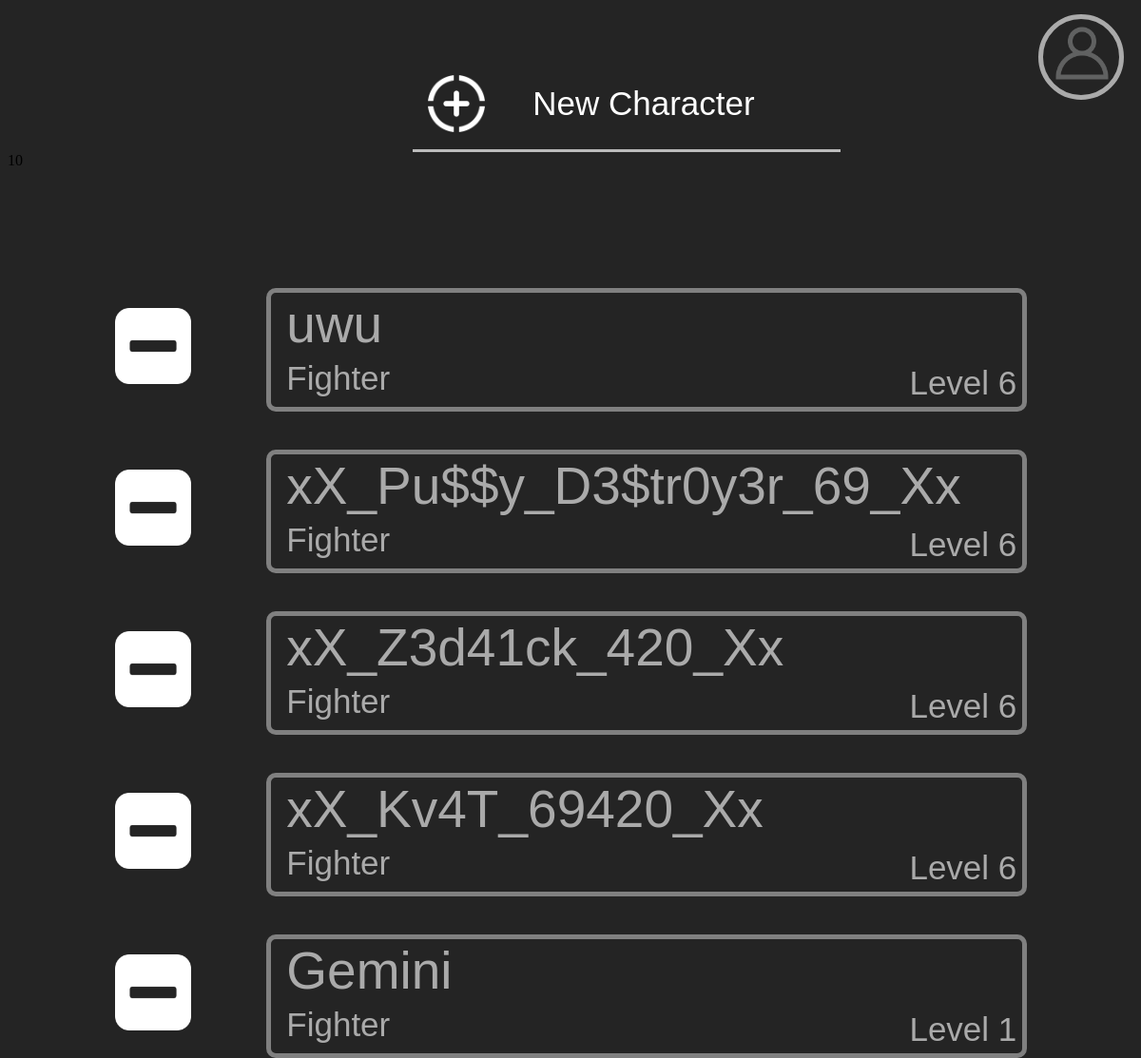
/CharSelect.php (signed in), run on the app's committed database.
### tables this page shows
CREATE TABLE `charac` (
  `char_id` int(11) NOT NULL,
  `char_uid` text NOT NULL,
  `users_users_id` int(11) NOT NULL,
  `char_name` varchar(200) DEFAULT NULL,
  `char_hp` int(11) DEFAULT NULL,
  `char_race` varchar(200) DEFAULT NULL,
  `char_bg` text DEFAULT NULL,
  `char_lvl` int(11) DEFAULT NULL,
  `char_str` int(11) DEFAULT NULL,
  `char_dex` int(11) DEFAULT NULL,
  `char_con` int(11) DEFAULT NULL,
  `char_backstory` text DEFAULT NULL,
  `char_alignment` text DEFAULT NULL,
  `char_ptrait` text DEFAULT NULL,
  `char_ideals` text DEFAULT NULL,
  `char_flaws` text DEFAULT NULL,
  `char_about` text DEFAULT NULL,
  `char_status` smallint(6) NOT NULL,
  `char_int` int(11) DEFAULT NULL,
  `char_wis` int(11) DEFAULT NULL,
  `char_cha` int(11) DEFAULT NULL,
  `char_class` text DEFAULT NULL,
  `char_subclass` text DEFAULT NULL,
  `char_notes` text DEFAULT NULL,
  `char_feats` text DEFAULT NULL,
  `char_language` text DEFAULT NULL,
  `char_equipment` text DEFAULT NULL
);

### CharSelect.php (the view, shortened to what this page needs)
<!DOCTYPE html>
<html>
<head>
    <link rel="stylesheet" type="text/css" href="../Case Study/styles/CharSelect_style.css">
</head>
<body>
    <div class="Acc">
        <button type="button" onclick="location.href='Account.php'" class="butts"><img src="../Case Study/images/AccIcon2.png" width="80px" height="80px" style="margin-left:-5px; margin-top:-9px;"></button>
    </div>
    <div class="chars">
        <button type="button" name="char1" onclick="location.href='CharCreate_v2.php'">
            <img src="../Case Study/images/PLUS2.png" height="60px" width="60px">
            <div class="buttxt">New Character</div>
        </button>
    </div>
    <?php
    include 'includes/dbh-inc.php';
    $user = $_SESSION['users_id'];
    $sql = "SELECT * FROM charac WHERE char_status=1 AND users_users_id=$user";
    $result = mysqli_query($conn, $sql);
    echo $_SESSION['users_id'];
    while ($r = mysqli_fetch_assoc($result)) {
        echo
        "
            <div class=' chS'>
                <form method='post' action='includes/CharDelete.php'>
                    <input id='hiddenuid' type='hidden' name='char_id' class='check' value='" . $r['char_id'] . "'>
                    <button type='submit' name='del' class='delbutt'><img src='../Case Study/images/minus.png' width='80px' height='80px' class='delbuttimg'></button>
                </form>
                <form method='post' action='../Case Study/CharView/character_fetcher.php'>
                    <input id='hiddenuid' type='hidden' name='char_id' class='check' value='" . $r['char_id'] . "'>
                    <button type='submit' name='viewer' class='cn'><label class='lb1 lbl1'>" . $r['char_name'] . "</label><br><label class='lb2 lbl2'>" . $r['char_class'] . "</label><br><label class='lb3 lbl3'>Level " . $r['char_lvl'] . "</label></div>
                </form>
            </div>
        ";
    }
    ?>
</body>
</html>

### styles/CharSelect_style.css (style rules this page uses)
body,html { background-color:rgba(36, 36, 36); }
button { background-color: transparent; outline:none; border-top: hidden; border-left: hidden; border-right: hidden; border-bottom: 3px solid rgb(187, 187, 187); color:white; max-width:600px; width:100%; height:100px; text-align: left; }
.chars { margin-top:60px; margin-left:36%; width:450px; }
.buttxt { margin-left:120px; margin-top:10px; font-size: 35px; }
img { float:left; margin-left:10px; }
.butts { width:90px; height:90px; border:5px solid #aaaaaa; border-radius:50%; float:right; margin-top:-45px; margin-right:10px; }
.chS { border-radius: 15px; width:800px; height: 130px; margin-top:40px; margin-left:23%; }
.cn { border:5px solid gray; border-radius:10px; min-width: 800px; max-width: 800px; height:130px; }
.lbl1 { margin-top:10px; font-size: 55px; color: #aaaaaa; font-family:sans-serif; }
.lb1 { position:relative; top:0px; left:10px; }
.lbl2 { margin-top:10px; font-size: 25px; color: #aaaaaa; font-family:sans-serif; }
.lb2 { position:relative; top:5px; margin-left:10px; font-size: 35px; }
.lbl3 { margin-top:10px; font-size: 25px; color: #aaaaaa; font-family:sans-serif; }
.lb3 { position:relative; top:-40px; margin-left:-365px; float:right; font-size: 35px; }
.delbutt { position: relative; left:-20%; top:105px; width:82px; height:82px; border-bottom:hidden; border-radius: 17px; padding:10px 10px 10px -20px; }
.delbuttimg { position:relative; left:-15px; }

### data on the page
charac: char_name "uwu", char_class "Fighter", char_lvl "6"
charac: char_name "xX_Pu$$y_D3$tr0y3r_69_Xx", char_class "Fighter", char_lvl "6"
charac: char_name "xX_Z3d41ck_420_Xx", char_class "Fighter", char_lvl "6"
charac: char_name "xX_Kv4T_69420_Xx", char_class "Fighter", char_lvl "6"
charac: char_name "Gemini", char_class "Fighter", char_lvl "1"

### other printed values
$_SESSION['users_id'] "10"
